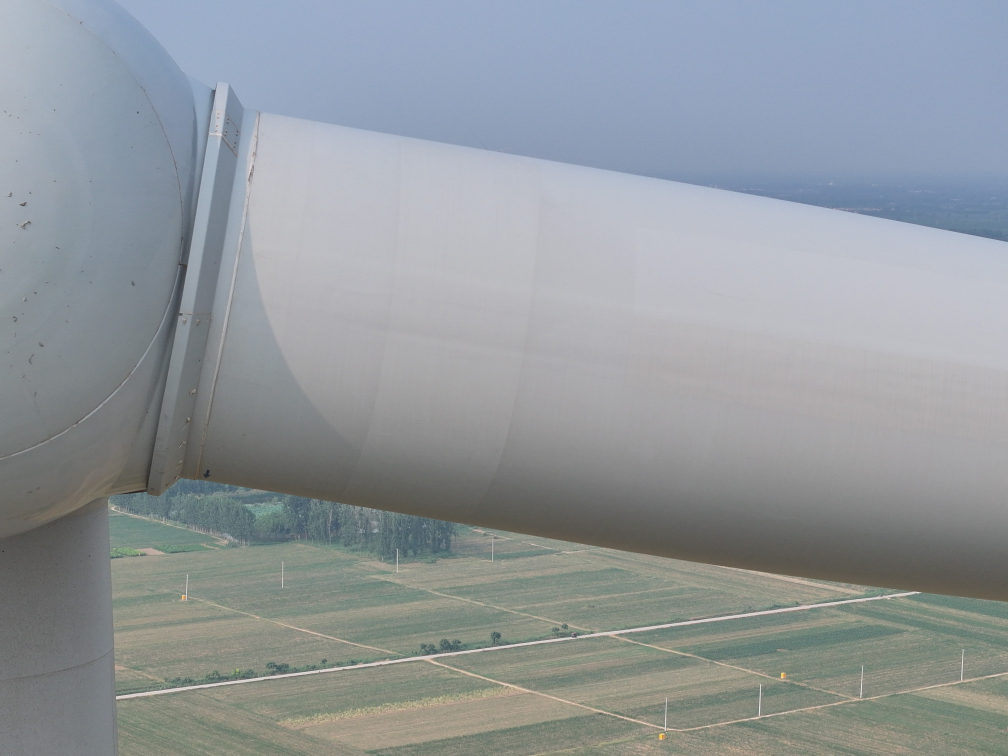
#> input picture input/DJI_20260701163818_0174_V.JPG, 4032 x 3024 px (shown at 1/4 size); its folder holds 4 pictures in this run
$ python stitch_blade_panorama.py
#> lines starting #> are read from the running program, lines starting #| are printed output that depends on the picture
import argparse
import os
import re

import cv2
import numpy as np
from PIL import Image
from PIL.ExifTags import GPSTAGS, TAGS


def get_exif_data(img_path):
    try:
        pil_img = Image.open(img_path)
        exif = pil_img._getexif()
    except Exception:
        return None
    if not exif:
        return None

    data = {}
    for k, v in exif.items():
        tag = TAGS.get(k, k)
        if tag == "GPSInfo":
            gps = {}
            for gk, gv in v.items():
                gps[GPSTAGS.get(gk, gk)] = gv
            if "GPSLatitude" in gps:
                def to_dec(dms, ref):
                    d = float(dms[0])
                    m = float(dms[1])
                    s = float(dms[2])
                    dec = d + m / 60.0 + s / 3600.0
                    if str(ref) in ("S", "W"):
                        dec = -dec
                    return dec

                data["lat"] = to_dec(gps["GPSLatitude"], gps.get("GPSLatitudeRef", "N"))
                data["lon"] = to_dec(gps["GPSLongitude"], gps.get("GPSLongitudeRef", "E"))
                data["alt"] = float(gps["GPSAltitude"]) if "GPSAltitude" in gps else 0.0
        elif tag == "FocalLengthIn35mmFilm":
            data["focal_35mm"] = float(v)

    try:
        with open(img_path, "rb") as f:
            raw = f.read()
        for xmp_name, data_name in (
            (b"GimbalYawDegree", "gimbal_yaw"),
            (b"GimbalPitchDegree", "gimbal_pitch"),
            (b"GimbalRollDegree", "gimbal_roll"),
            (b"FlightYawDegree", "flight_yaw"),
            (b"RelativeAltitude", "relative_alt"),
        ):
            m = re.search(rb"drone-dji:" + xmp_name + rb'="([+-]?[0-9.]+)"', raw)
            if m:
                data[data_name] = float(m.group(1))
    except Exception:
        pass
    return data


def gps_to_enu(lat, lon, alt, origin_lat, origin_lon, origin_alt):
    lat_m = 111320.0
    lon_m = 111320.0 * np.cos(np.radians(origin_lat))
    return (lon - origin_lon) * lon_m, (lat - origin_lat) * lat_m, alt - origin_alt


def estimate_gsd(alt, focal_35mm=70, img_width=4032):
    fov_h = 2.0 * np.degrees(np.arctan(36.0 / (2.0 * focal_35mm)))
    ground_width = 2.0 * alt * np.tan(np.radians(fov_h / 2.0))
    return ground_width / img_width


def get_camera_yaw(meta):
    return meta.get("gimbal_yaw", meta.get("flight_yaw"))


def circular_mean_deg(values):
    vals = [v for v in values if v is not None]
    if not vals:
        return None
    radians = np.radians(vals)
    return float(np.degrees(np.arctan2(np.mean(np.sin(radians)), np.mean(np.cos(radians)))))


def mean_deg(values):
    vals = [v for v in values if v is not None]
    if not vals:
        return None
    return float(np.mean(vals))


def project_enu_to_camera(de, dn, du, yaw_deg, pitch_deg=None):
    yaw_rad = np.radians(yaw_deg)
    right_m = de * np.cos(yaw_rad) - dn * np.sin(yaw_rad)
    forward_m = de * np.sin(yaw_rad) + dn * np.cos(yaw_rad)

    if pitch_deg is None:
        return right_m, forward_m

    pitch_down_rad = np.radians(-pitch_deg)
    vertical_m = forward_m * np.sin(pitch_down_rad) + du * np.cos(pitch_down_rad)
    return right_m, vertical_m


def project_displacement(de, dn, du, gps_data, idx, fallback_yaw, fallback_pitch, use_camera_projection):
    if not use_camera_projection:
        return de, dn

    pair_yaw = circular_mean_deg([get_camera_yaw(gps_data[idx - 1]), get_camera_yaw(gps_data[idx])])
    pair_pitch = mean_deg([gps_data[idx - 1].get("gimbal_pitch"), gps_data[idx].get("gimbal_pitch")])
    return project_enu_to_camera(
        de,
        dn,
        du,
        fallback_yaw if pair_yaw is None else pair_yaw,
        fallback_pitch if pair_pitch is None else pair_pitch,
    )


def projected_pair_displacement(enu, gps_data, idx, fallback_yaw, fallback_pitch, use_camera_projection):
    de = enu[idx][0] - enu[idx - 1][0]
    dn = enu[idx][1] - enu[idx - 1][1]
    du = enu[idx][2] - enu[idx - 1][2]
    return project_displacement(de, dn, du, gps_data, idx, fallback_yaw, fallback_pitch, use_camera_projection)


def mat_mul3x3(a, b):
    return a @ b


def transform_points(mat, pts):
    pts_h = np.concatenate(
        [pts.reshape(-1, 2).astype(np.float64), np.ones((pts.shape[0], 1))],
        axis=1,
    )
    out = pts_h @ mat.T
    out[:, 0] /= np.maximum(np.abs(out[:, 2]), 1e-12) * np.sign(out[:, 2])
    out[:, 1] /= np.maximum(np.abs(out[:, 2]), 1e-12) * np.sign(out[:, 2])
    return out[:, :2].reshape(-1, 1, 2)


def extract_blade_mask(img, low_sat_percentile=12):
    h, w = img.shape[:2]
    img_area = h * w

    hsv = cv2.cvtColor(img, cv2.COLOR_BGR2HSV)
    s_channel = hsv[:, :, 1].astype(np.float32)
    v_channel = hsv[:, :, 2]
    gaussian = cv2.GaussianBlur(s_channel, (15, 15), 0)

    sat_threshold = np.percentile(gaussian, low_sat_percentile)
    sat_threshold = min(max(sat_threshold, 8), 30)

    b, g, r = cv2.split(img)
    rgb_diff = np.maximum(
        np.maximum(
            np.abs(r.astype(np.float32) - g.astype(np.float32)),
            np.abs(g.astype(np.float32) - b.astype(np.float32)),
        ),
        np.abs(b.astype(np.float32) - r.astype(np.float32)),
    )

    mask = ((gaussian < sat_threshold) & (v_channel > 40) & (rgb_diff < 50)).astype(np.uint8) * 255
    mask = cv2.morphologyEx(mask, cv2.MORPH_CLOSE, cv2.getStructuringElement(cv2.MORPH_ELLIPSE, (7, 7)))
    mask = cv2.morphologyEx(mask, cv2.MORPH_OPEN, cv2.getStructuringElement(cv2.MORPH_ELLIPSE, (5, 5)))

    contours, _ = cv2.findContours(mask, cv2.RETR_EXTERNAL, cv2.CHAIN_APPROX_SIMPLE)
    if not contours:
        return np.zeros_like(mask), np.zeros_like(mask, dtype=np.float32), 0.0

    scored = []
    for c in contours:
        area = cv2.contourArea(c)
        if area < img_area * 0.0005:
            continue
        M = cv2.moments(c)
        if M["m00"] <= 0:
            continue
        cx = M["m10"] / M["m00"]
        cy = M["m01"] / M["m00"]
        center_dist = np.sqrt((cx - w / 2) ** 2 + (cy - h / 2) ** 2)
        dist_score = max(0.0, 1.0 - center_dist / (max(w, h) * 0.75))

        mask_single = np.zeros((h, w), dtype=np.uint8)
        cv2.drawContours(mask_single, [c], -1, 255, -1)

        rect = cv2.minAreaRect(c)
        rw, rh = rect[1]
        aspect = max(rw, rh) / max(min(rw, rh), 1) if rw > 0 and rh > 0 else 1.0
        elongation = min(aspect / 8.0, 3.0)

        hull = cv2.convexHull(c)
        hull_area = cv2.contourArea(hull)
        solidity = area / hull_area if hull_area > 0 else 0.0

        region_hsv = hsv[mask_single > 0]
        mean_s = np.mean(region_hsv[..., 1]) if len(region_hsv) > 0 else 255
        mean_v = np.mean(region_hsv[..., 2]) if len(region_hsv) > 0 else 0

        region_rgb = img[mask_single > 0]
        if region_rgb.ndim == 1:
            region_rgb = region_rgb.reshape(-1, 3)
        if region_rgb.ndim == 2 and region_rgb.shape[1] >= 3 and len(region_rgb) > 1:
            rgb_spread = np.mean([np.std(region_rgb[:, ch].astype(np.float32)) for ch in range(3)])
            uniformity = 1.0 / (1.0 + rgb_spread / 15.0)
        else:
            uniformity = 0.0

        area_rel = min(area / (img_area * 0.15), 2.0)
        low_s = max(0.0, 1.0 - mean_s / 60.0)
        bright = min(mean_v / 200.0, 1.0)

        score = (
            area_rel * 2.0
            + dist_score * 3.0
            + elongation * 2.5
            + solidity * 1.5
            + uniformity * 2.0
            + low_s * 2.5
            + bright
        )
        scored.append((score, c, area))

    if not scored:
        return np.zeros_like(mask), np.zeros_like(mask, dtype=np.float32), 0.0

    scored.sort(key=lambda x: x[0], reverse=True)
    blade_mask = np.zeros_like(mask)
    _, best_contour, total_area = scored[0]
    cv2.drawContours(blade_mask, [best_contour], -1, 255, -1)

    if total_area < img_area * 0.002:
        return np.zeros_like(mask), np.zeros_like(mask, dtype=np.float32), 0.0

    blade_mask = cv2.dilate(
        blade_mask,
        cv2.getStructuringElement(cv2.MORPH_ELLIPSE, (11, 11)),
        iterations=2,
    )
    dist = cv2.distanceTransform(blade_mask, cv2.DIST_L2, 5)
    alpha = np.clip(dist / 18.0, 0, 1).astype(np.float32)
    return blade_mask, alpha, total_area / img_area


def match_rotation(
    img1,
    img2,
    gps_dx,
    gps_dy,
    use_gps=True,
    visual_refine=True,
    max_visual_shift=40.0,
    visual_weight=0.35,
):
    gray1 = cv2.cvtColor(img1, cv2.COLOR_BGR2GRAY)
    gray2 = cv2.cvtColor(img2, cv2.COLOR_BGR2GRAY)
    orb = cv2.ORB_create(nfeatures=2500)
    kp1, des1 = orb.detectAndCompute(gray1, None)
    kp2, des2 = orb.detectAndCompute(gray2, None)
    if des1 is None or des2 is None or len(des1) < 30 or len(des2) < 30:
        h = np.eye(3, dtype=np.float64)
        h[0, 2] = gps_dx
        h[1, 2] = gps_dy
        return h, "few", 0.0, 0.0

    bf = cv2.BFMatcher(cv2.NORM_HAMMING, crossCheck=True)
    matches = sorted(bf.match(des1, des2), key=lambda x: x.distance)
    tol = max(abs(gps_dx) * 0.5 + 200, 250) if use_gps else 1e9

    good = []
    dxs = []
    dys = []
    for m in matches[:350]:
        p1 = kp1[m.queryIdx].pt
        p2 = kp2[m.trainIdx].pt
        dx_obs = p1[0] - p2[0]
        dy_obs = p1[1] - p2[1]
        if abs(dx_obs - gps_dx) < tol and abs(dy_obs - gps_dy) < tol:
            good.append(m)
            dxs.append(dx_obs)
            dys.append(dy_obs)

    n_good = len(good)
    if n_good < 10:
        good = matches[: min(220, len(matches))]
        dxs = [kp1[m.queryIdx].pt[0] - kp2[m.trainIdx].pt[0] for m in good]
        dys = [kp1[m.queryIdx].pt[1] - kp2[m.trainIdx].pt[1] for m in good]
    if len(good) < 6:
        h = np.eye(3, dtype=np.float64)
        h[0, 2] = gps_dx
        h[1, 2] = gps_dy
        return h, f"few({len(good)})", 0.0, 0.0

    feat_dx = float(np.median(dxs))
    feat_dy = float(np.median(dys))
    refined_dx = gps_dx
    refined_dy = gps_dy
    if visual_refine:
        shift_x = np.clip(feat_dx - gps_dx, -max_visual_shift, max_visual_shift)
        shift_y = np.clip(feat_dy - gps_dy, -max_visual_shift, max_visual_shift)
        refined_dx = gps_dx + shift_x * visual_weight
        refined_dy = gps_dy + shift_y * visual_weight

    angles = [np.arctan2(dy - refined_dy, dx - refined_dx) for dx, dy in zip(dxs, dys)]
    theta = float(np.median(angles)) if angles else 0.0
    theta_deg = np.degrees(theta)
    if abs(theta_deg) > 15:
        theta = 0.0
        theta_deg = 0.0

    cos_t = np.cos(theta)
    sin_t = np.sin(theta)
    h = np.eye(3, dtype=np.float64)
    h[0, 0] = cos_t
    h[0, 1] = -sin_t
    h[1, 0] = sin_t
    h[1, 1] = cos_t
    h[0, 2] = refined_dx
    h[1, 2] = refined_dy
    return h, f"rot={theta_deg:.1f}deg n={n_good} gps=({gps_dx:.0f},{gps_dy:.0f}) vis=({feat_dx:.0f},{feat_dy:.0f})", feat_dx, feat_dy


def warp_and_blend(canvas, new_img, h_mat):
    h1, w1 = canvas.shape[:2]
    h2, w2 = new_img.shape[:2]
    corners2 = np.float32([[0, 0], [0, h2], [w2, h2], [w2, 0]]).reshape(-1, 1, 2)
    warped_c = transform_points(h_mat, corners2)
    corners1 = np.float32([[0, 0], [0, h1], [w1, h1], [w1, 0]]).reshape(-1, 1, 2)
    all_c = np.vstack((corners1, warped_c)).reshape(-1, 2)

    xmin = int(np.floor(np.min(all_c[:, 0])))
    ymin = int(np.floor(np.min(all_c[:, 1])))
    xmax = int(np.ceil(np.max(all_c[:, 0])))
    ymax = int(np.ceil(np.max(all_c[:, 1])))

    t_mat = np.array([[1, 0, -xmin], [0, 1, -ymin], [0, 0, 1]], dtype=np.float64)
    size = (xmax - xmin, ymax - ymin)
    canvas_warped = cv2.warpPerspective(canvas, t_mat, size)
    new_warped = cv2.warpPerspective(new_img, t_mat @ h_mat, size)

    black = np.all(canvas_warped == 0, axis=-1)
    canvas_warped[black] = new_warped[black]
    overlap = (~black) & np.any(new_warped > 0, axis=-1)
    if np.any(overlap):
        seam = cv2.erode(
            overlap.astype(np.uint8) * 255,
            np.ones((25, 25), np.uint8),
            iterations=2,
        ).astype(bool)
        blended = cv2.addWeighted(canvas_warped, 0.5, new_warped, 0.5, 0)
        canvas_warped[seam] = blended[seam]

    gray = cv2.cvtColor(canvas_warped, cv2.COLOR_BGR2GRAY)
    coords = cv2.findNonZero((gray > 0).astype(np.uint8))
    if coords is None:
        return canvas_warped, 0.0, 0.0
    x, y, w, h = cv2.boundingRect(coords)
    return canvas_warped[y : y + h, x : x + w], float(x), float(y)


# [49 lines left out: functions warp_and_accumulate, composite_to_canvas, not called in this run]


def scale_transform(h_mat, scale_factor):
    if abs(scale_factor - 1.0) < 1e-9:
        return h_mat.copy()
    down = np.array([[scale_factor, 0, 0], [0, scale_factor, 0], [0, 0, 1]], dtype=np.float64)
    up = np.array([[1.0 / scale_factor, 0, 0], [0, 1.0 / scale_factor, 0], [0, 0, 1]], dtype=np.float64)
    return up @ h_mat @ down


def composite_native_to_canvas(input_dir, gps_data, low_ratios, transforms, scale_factor, size, mask_percentile, min_mask_ratio, blend_mode):
    width, height = size
    accum = np.zeros((height, width, 3), dtype=np.float32)
    weight = np.zeros((height, width), dtype=np.float32)
    direct = np.zeros((height, width, 3), dtype=np.uint8)

    for idx, (g, h_low) in enumerate(zip(gps_data, transforms)):
        if low_ratios[idx] <= 0:
            print(f"  {idx + 1:02d}/{len(gps_data)}: skipped")
            continue

        img = cv2.imread(os.path.join(input_dir, g["file"]))
        if img is None:
            print(f"  {idx + 1:02d}/{len(gps_data)}: unreadable")
            continue

        _, alpha, ratio = extract_blade_mask(img, mask_percentile)
        if ratio < min_mask_ratio:
            print(f"  {idx + 1:02d}/{len(gps_data)}: skipped native mask={ratio * 100:.1f}%")
            continue

        h_native = scale_transform(h_low, scale_factor)
        alpha_warped = cv2.warpPerspective(alpha.astype(np.float32), h_native, (width, height))

        if blend_mode == "average":
            premult = img.astype(np.float32) * alpha[..., None]
            premult_warped = cv2.warpPerspective(premult, h_native, (width, height))
            accum += premult_warped
            weight += alpha_warped
        else:
            img_warped = cv2.warpPerspective(img, h_native, (width, height), flags=cv2.INTER_LINEAR)
            replace = alpha_warped > weight
            direct[replace] = img_warped[replace]
            weight[replace] = alpha_warped[replace]
        print(f"  {idx + 1:02d}/{len(gps_data)}: accumulated native")

    coords = cv2.findNonZero((weight > 0.01).astype(np.uint8))
    if coords is None:
        return (accum if blend_mode == "average" else direct.astype(np.float32)), weight
    x, y, w, h = cv2.boundingRect(coords)
    if blend_mode == "average":
        return accum[y : y + h, x : x + w], weight[y : y + h, x : x + w]
    return direct[y : y + h, x : x + w].astype(np.float32), weight[y : y + h, x : x + w]


# [25 lines left out: function composite_native_full_frame, not called in this run]


def load_inputs(input_dir):
    files = sorted(
        f for f in os.listdir(input_dir)
        if f.lower().endswith((".jpg", ".jpeg", ".png", ".bmp", ".tif", ".tiff"))
    )
    gps_data = []
    for f in files:
        exif = get_exif_data(os.path.join(input_dir, f))
        if exif and "lat" in exif:
            exif["file"] = f
            gps_data.append(exif)
    return gps_data


def main():
    parser = argparse.ArgumentParser()
    parser.add_argument("--input", default="input")
    parser.add_argument("--output", default="stitched_blade_panorama.png")
    parser.add_argument("--scale", type=int, default=1500, help="Native-width scale target, 0 keeps full resolution")
    parser.add_argument("--low-res-output", action="store_true", help="Composite the scaled registration images instead of the native originals")
    parser.add_argument("--full-frame", action="store_true", help="Paste whole native input frames by the estimated coordinates, without blade masks or blending")
    parser.add_argument("--placement", choices=("match", "gps"), default="match", help="Use visual pair matching or place frames directly from GPS displacement")
    parser.add_argument("--blend-mode", choices=("direct", "average"), default="direct", help="Native output compositing mode")
    parser.add_argument("--gsd-mode", choices=("exif", "visual"), default="exif", help="Pixel scale source for GPS displacement")
    parser.add_argument("--gps-path", choices=("actual", "linear"), default="actual", help="Use actual per-frame GPS or linearly interpolate between first and last GPS")
    parser.add_argument("--gps-projection", choices=("camera", "enu"), default="camera", help="Project GPS displacement through DJI camera yaw/pitch or use raw ENU axes")
    parser.add_argument("--gps-x-scale", type=float, default=1.0, help="Extra multiplier for projected GPS x displacement")
    parser.add_argument("--gps-y-scale", type=float, default=1.0, help="Extra multiplier for projected GPS y displacement")
    parser.add_argument("--gps-y-sign", choices=("same", "invert"), default="invert", help="Map projected GPS forward/northing delta to image y with the same sign or inverted sign")
    parser.add_argument("--no-visual-refine", action="store_true", help="Disable visual translation refinement and use GPS displacement directly")
    parser.add_argument("--max-visual-shift", type=float, default=40.0, help="Maximum per-pair visual correction in scaled pixels")
    parser.add_argument("--visual-weight", type=float, default=0.35, help="Blend weight for visual correction, from 0.0 to 1.0")
    parser.add_argument("--mask-percentile", type=float, default=12)
    parser.add_argument("--min-mask-ratio", type=float, default=0.02, help="Skip frames whose blade mask area ratio is below this value")
    parser.add_argument("--save-mask-preview", action="store_true")
    args = parser.parse_args()

    script_dir = os.path.dirname(os.path.abspath(__file__))
    input_dir = os.path.join(script_dir, args.input)
    output_path = os.path.join(script_dir, args.output)
    output_dir = os.path.dirname(output_path)
    if output_dir:
        os.makedirs(output_dir, exist_ok=True)

    gps_data = load_inputs(input_dir)
#> in get_exif_data, pil_img is the input picture: PIL image 4032x3024 RGB; mean R, G, B 145.6, 151.6, 156
#> in get_exif_data, `exif = pil_img._getexif()`: exif = 55 items
#> the loop in get_exif_data, `for k, v in exif.items():` made 55 passes
#> (k, v, tag) on passes 2 to 9: (296, 2, 'ResolutionUnit'), (34665, 260, 'ExifOffset'), (270, 'default', 'ImageDescription'), (271, 'DJI', 'Make'), (272, 'M4T', 'Model'), (305, '10.00.21.17', 'Software'), (274, 1, 'Orientation'), (306, '2026:07:01 16:38:18', 'DateTime')
#> after the loop in get_exif_data, `for k, v in exif.items():`: data = {'lat': 34.73, 'lon': 115.8, 'alt': 199.7, 'focal_35mm': 70}
#> after the loop in get_exif_data, `for xmp_name, data_name in (`: data = 9 items
    if len(gps_data) < 2:
        raise RuntimeError("Need at least two GPS-tagged images")

    print(f"Found {len(gps_data)} GPS-tagged images")

    origin_lat = gps_data[0]["lat"]
    origin_lon = gps_data[0]["lon"]
    origin_alt = gps_data[0]["alt"]
    enu = [
        gps_to_enu(g["lat"], g["lon"], g["alt"], origin_lat, origin_lon, origin_alt)
        for g in gps_data
    ]

    first_img = cv2.imread(os.path.join(input_dir, gps_data[0]["file"]))
    if first_img is None:
        raise RuntimeError(f"Failed to read first image: {gps_data[0]['file']}")
    native_h, native_w = first_img.shape[:2]
    scale_factor = 1.0 if args.scale <= 0 else args.scale / float(native_w)

    print("Loading images and blade masks...")
    images = []
    alphas = []
    masks = []
    ratios = []
    for idx, g in enumerate(gps_data):
        img = cv2.imread(os.path.join(input_dir, g["file"]))
        if img is None:
            continue
        if args.scale > 0:
            h, w = img.shape[:2]
            img = cv2.resize(
                img,
                (int(w * scale_factor), int(h * scale_factor)),
                interpolation=cv2.INTER_AREA,
            )
        mask, alpha, ratio = extract_blade_mask(img, args.mask_percentile)
#> in extract_blade_mask, `s_channel = hsv[:, :, 1].astype(np.float32)`:
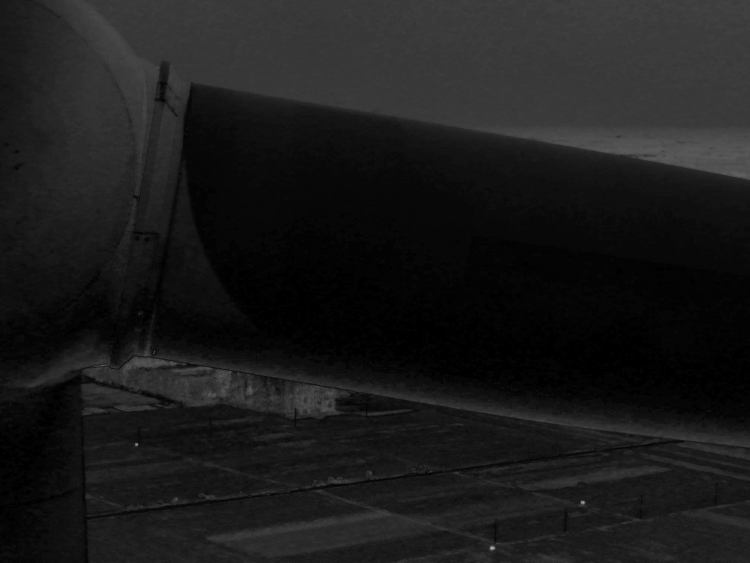
#> s_channel: shape (1125, 1500) float32 (shown at 1/2 size); min 0, max 180, mean 26.9
#> in extract_blade_mask, `v_channel = hsv[:, :, 2]`:
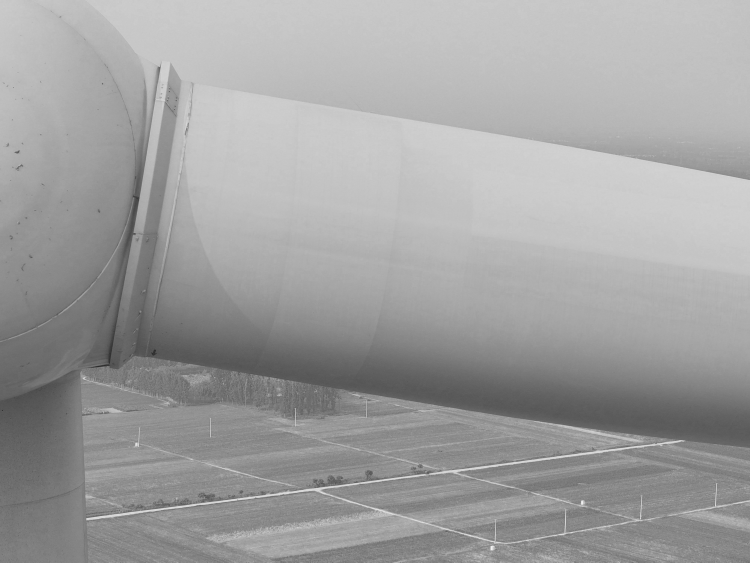
#> v_channel: shape (1125, 1500) (shown at 1/2 size); min 30, max 251, mean 160.1
#> in extract_blade_mask, `sat_threshold = np.percentile(gaussian, low_sat_percentile)`: sat_threshold = 3.62
#> in extract_blade_mask, `sat_threshold = min(max(sat_threshold, 8), 30)`: sat_threshold = 8
#> in extract_blade_mask, `b, g, r = cv2.split(img)`:
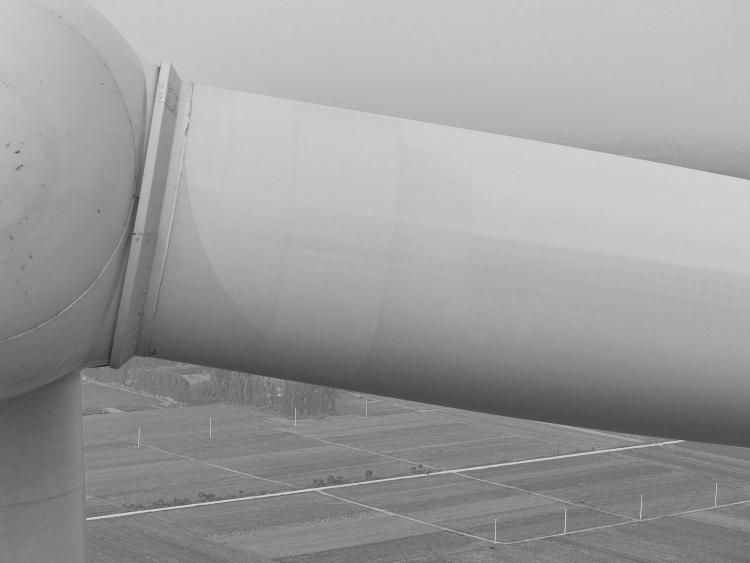
#> b: shape (1125, 1500) (shown at 1/2 size); min 21, max 233, mean 156
#> in extract_blade_mask, `b, g, r = cv2.split(img)`:
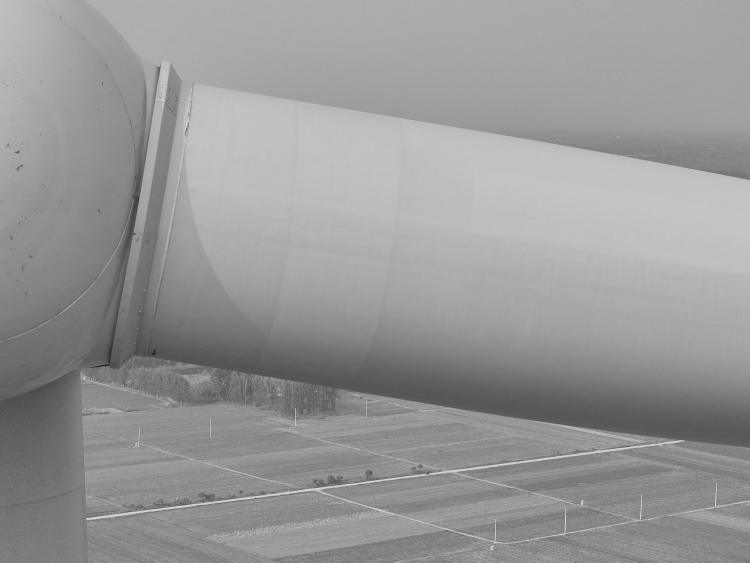
#> g: shape (1125, 1500) (shown at 1/2 size); min 24, max 240, mean 151.6
#> (the rest of the program and of its run is left out)
